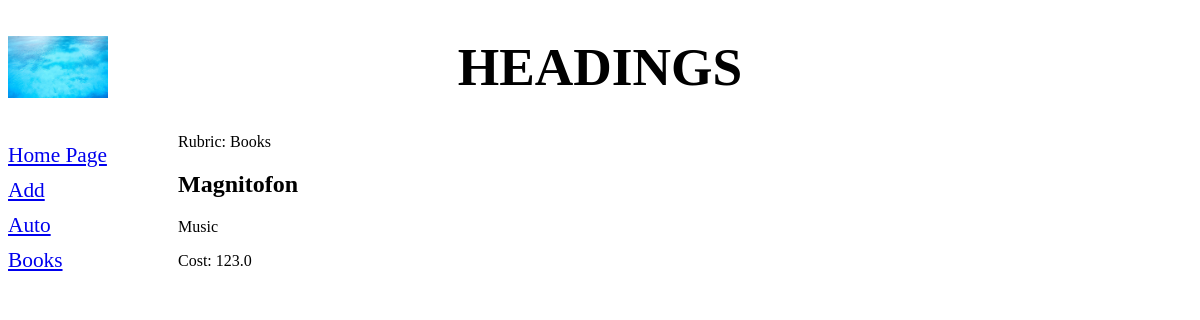
Screenshot of /detail/12 with the database file from the repository.
### newboard/models.py (models this page shows, shortened)
class Rubric(models.Model):
    name = models.CharField(max_length=20, db_index=True, verbose_name='title')
    class Meta:
        verbose_name_plural = 'Headings'
        verbose_name = 'Heading'
        ordering = ['name']

class Bb(models.Model):
    title = models.CharField(max_length=50, verbose_name='title')
    content = models.TextField(null=True, blank=True, verbose_name='about')
    price = models.FloatField(null=True, blank=True, verbose_name='cost')
    published = models.DateTimeField(auto_now_add=True, db_index=True, verbose_name='date published')
    rubric = models.ForeignKey('Rubric', null=True, on_delete=models.PROTECT, verbose_name='Heading')
    class Meta:
        verbose_name_plural = 'Boards'
        verbose_name = 'Board'
        ordering = ['-published']

### newboard/views.py (the view)
# urls.py: path('detail/<int:pk>', BbDetailView.as_view(), name='detail'),
class BbDetailView(DetailView):
    model = Bb
    def get_context_data(self, *args, **kwargs):
        context = super().get_context_data(*args, **kwargs)
        context['rubrics'] = Rubric.objects.all()
        return context

### newboard/templates/newboard/bb_detail.html (shortened to what this page needs)
{% extends 'layout/basic.html' %}
{% block content %}
<p>Rubric: {{bb.rubric.name}}</p>
<h2>{{bb.title}}</h2>
<p>{{bb.content}}</p>
<p>Cost: {{bb.price}}</p>
{% endblock %}

### newboard/templates/layout/basic.html (shortened to what this page needs)
{% load static %}
<!DOCTYPE html>
<html lang="en">
<head>
    <link rel="stylesheet" type="text/css" href="{% static 'newboard/style.css' %}">
</head>
<body>
    <header>
        <h1>Headings</h1>
    </header>
<nav>
    <a href="{% url 'index' %}">Home Page</a>
    <a href="{% url 'add' %}">Add</a>
    {% for rubric in rubrics %}
    <a href="{% url 'by_rubric' rubric.pk %}">{{rubric.name}}</a>
    {%endfor%}
</nav>
<section>
    {%block content%}  {%endblock%}
</section>
</body>
</html>

### static/newboard/style.css (style rules this page uses)
header h1 { font-size: 40pt; text-transform: uppercase; text-align: center; background: url('bg.jpg') left / auto 100% no-repeat; }
nav { font-size: 16pt; width: 150px; float: left; }
nav a { display: block; margin: 10px 0px; }
section { margin-left: 170px; }

### rows the page displays
Rubric: name "Auto"
Rubric: name "Books"
Bb: rubric.name "Books", title "Magnitofon", content "Music", price "123.0"
